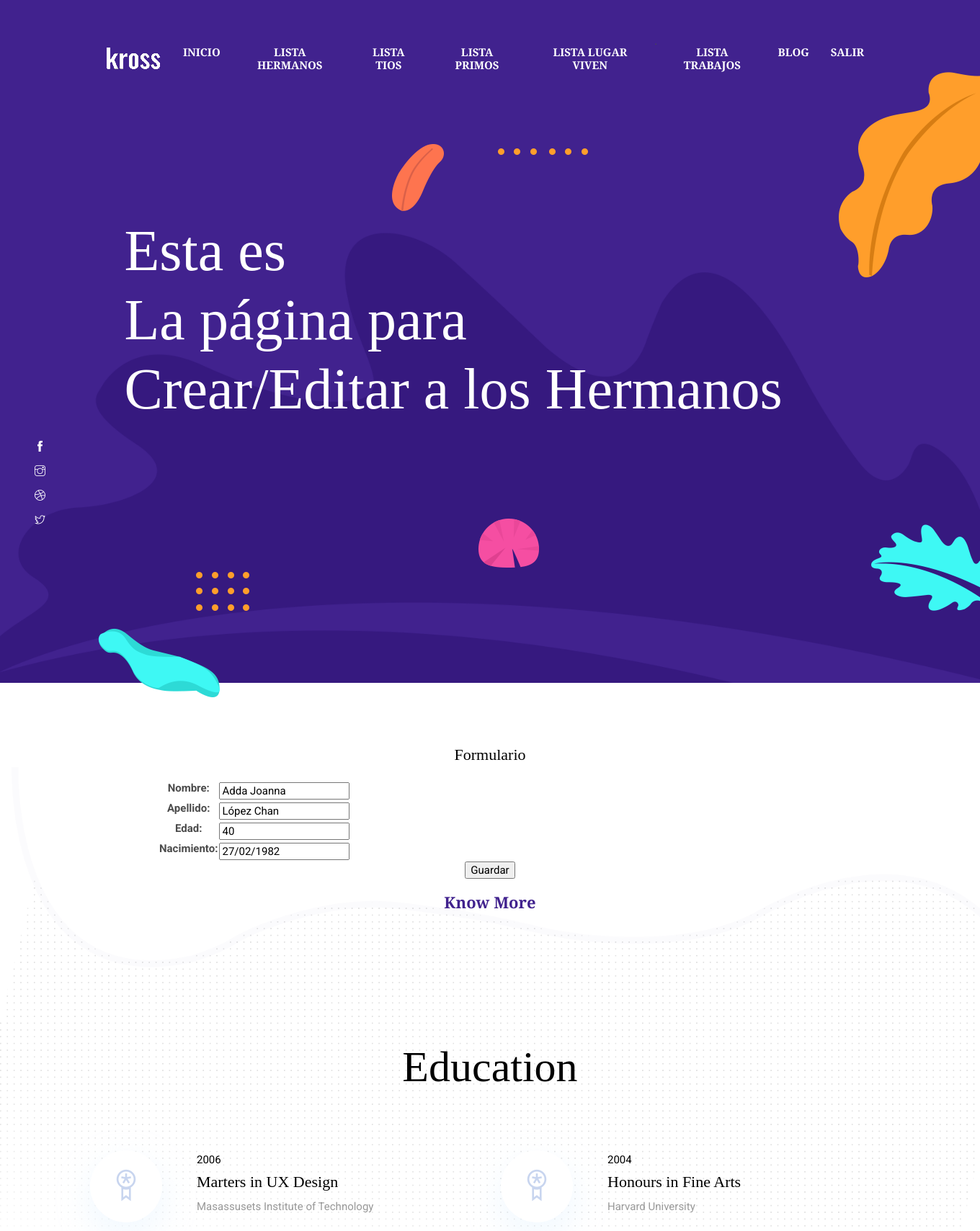
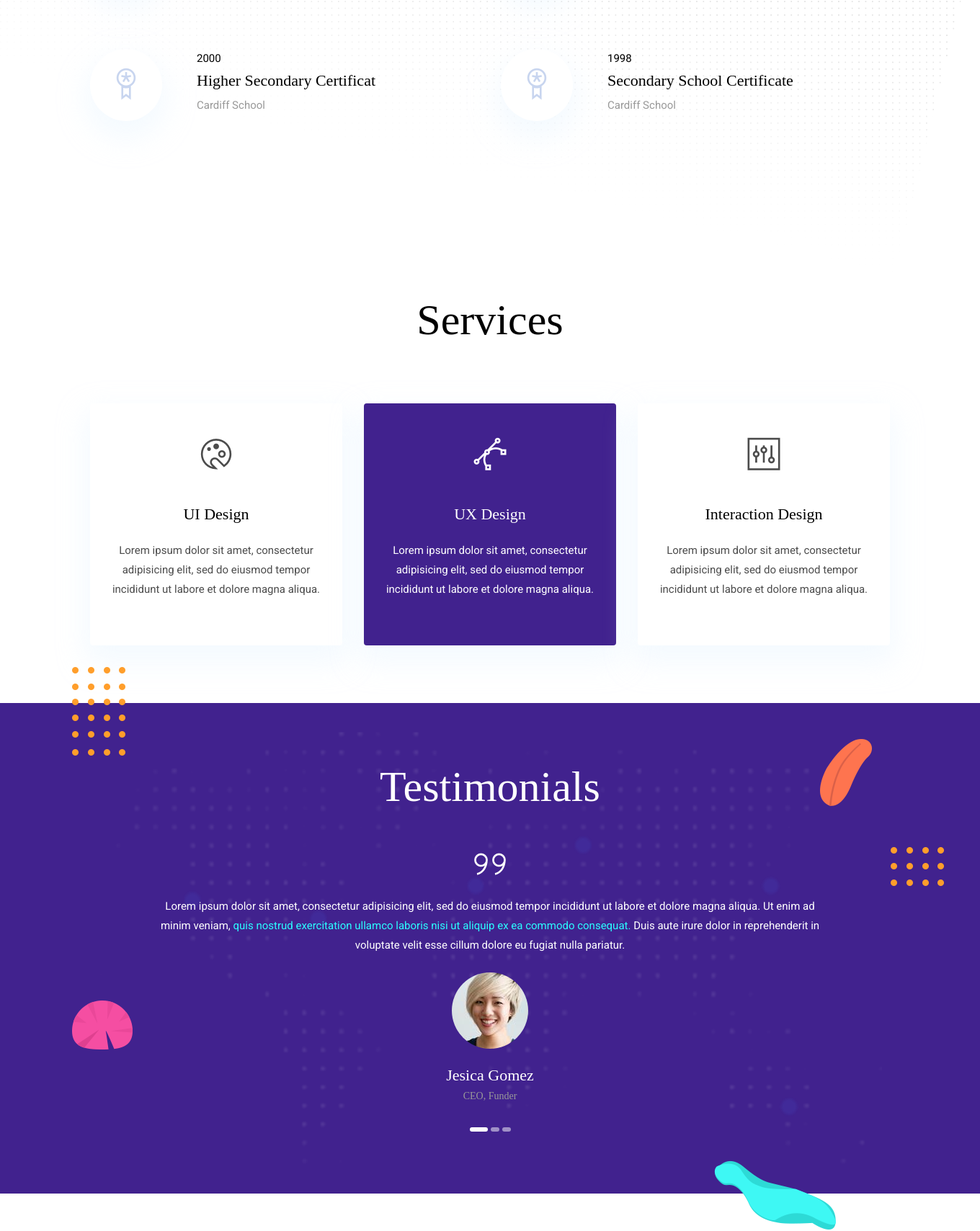
Page /Familia/Hermanos/Editar/3 (signed in, upper part) on the committed database (2 pictures, top to bottom).
### Familia/models.py (models this page shows, shortened)
class Hermanos(models.Model):
    nombre=models.CharField(max_length=50)
    apellido=models.CharField(max_length=50)
    edad=models.IntegerField()
    nacimiento=models.DateField()

### Familia/views.py (the view)
# urls.py: path('Hermanos/Editar/<pk>',HermanosEditar.as_view(), name="HermanosEditar"),
class HermanosEditar(LoginRequiredMixin, UpdateView):
    model = Hermanos
    success_url = reverse_lazy('HermanosLista')
    fields = ['nombre','apellido','edad','nacimiento']

### Familia/templates/Familia/Hermanos_form.html (shortened to what this page needs)
{% extends 'Familia/padre.html' %}
{% load static %}
{% block titulo %}
  <h1 class="text-white font-tertiary">Esta es<br>La página para<br>Crear/Editar a los Hermanos</h1>
{% endblock %}
{% block contenido %}
<p class="font-secondary paragraph-lg text-dark">Formulario</p>
<form method="post"> {% csrf_token %}
<table>
  {{ form.as_table }}
</table>
<input type="submit" value="Guardar">
</form>
{% endblock %}

### Familia/static/Familia/css/style.css (style rules this page uses)
body { line-height: 1.2; font-family: "Roboto", sans-serif; -webkit-font-smoothing: antialiased; font-size: 15px; color: #4c4c4c; }
p, .paragraph { font-weight: 400; color: #4c4c4c; font-size: 15px; line-height: 1.8; font-family: "Roboto", sans-serif; }
p-lg, .paragraph-lg { font-size: 22px; }
h1, h2, h3, h4, h5, h6 { color: #000; font-family: "Playfair Display", serif; line-height: 1.2; }
h1, .h1 { font-size: 80px; }
body { background-color: #fff; overflow-x: hidden; }
.text-dark { color: #000 !important; }
.font-secondary { font-family: "Playfair Display", serif !important; }
.font-tertiary { font-family: "Playfair Display", serif !important; }
.hero-area h1 { position: relative; z-index: 2; }

### rows in the picture
Hermanos: nombre "Adda Joanna", apellido "López Chan", edad "40", nacimiento "27/02/1982"
